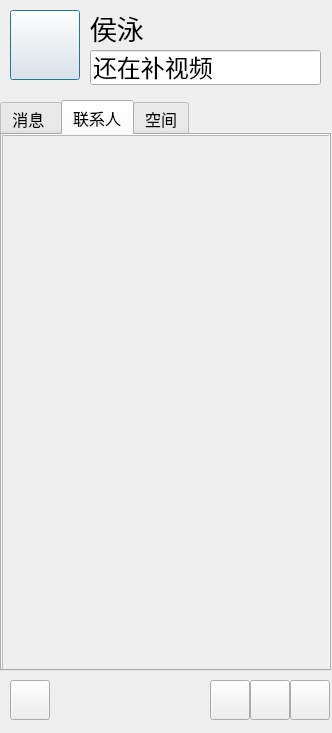
<?xml version="1.0" encoding="UTF-8"?>
<ui version="4.0">
 <class>FriendList</class>
 <widget class="QDialog" name="FriendList">
  <property name="geometry">
   <rect>
    <x>0</x>
    <y>0</y>
    <width>332</width>
    <height>733</height>
   </rect>
  </property>
  <property name="windowTitle">
   <string>FriendList</string>
  </property>
  <widget class="QPushButton" name="pb_icon">
   <property name="geometry">
    <rect>
     <x>10</x>
     <y>10</y>
     <width>70</width>
     <height>70</height>
    </rect>
   </property>
   <property name="text">
    <string/>
   </property>
   <property name="iconSize">
    <size>
     <width>70</width>
     <height>70</height>
    </size>
   </property>
  </widget>
  <widget class="QLabel" name="lb_name">
   <property name="geometry">
    <rect>
     <x>90</x>
     <y>10</y>
     <width>141</width>
     <height>35</height>
    </rect>
   </property>
   <property name="font">
    <font>
     <family>仿宋</family>
     <pointsize>20</pointsize>
    </font>
   </property>
   <property name="text">
    <string>侯泳</string>
   </property>
  </widget>
  <widget class="QLineEdit" name="le_feeling">
   <property name="geometry">
    <rect>
     <x>90</x>
     <y>50</y>
     <width>231</width>
     <height>35</height>
    </rect>
   </property>
   <property name="font">
    <font>
     <family>仿宋</family>
     <pointsize>18</pointsize>
    </font>
   </property>
   <property name="text">
    <string>还在补视频</string>
   </property>
  </widget>
  <widget class="QTabWidget" name="tabWidget">
   <property name="geometry">
    <rect>
     <x>0</x>
     <y>100</y>
     <width>331</width>
     <height>571</height>
    </rect>
   </property>
   <property name="font">
    <font>
     <family>华文中宋</family>
     <pointsize>12</pointsize>
    </font>
   </property>
   <property name="currentIndex">
    <number>1</number>
   </property>
   <widget class="QWidget" name="page_message">
    <attribute name="title">
     <string>消息 </string>
    </attribute>
   </widget>
   <widget class="QWidget" name="page_friend">
    <attribute name="title">
     <string>联系人</string>
    </attribute>
    <widget class="QScrollArea" name="scrollArea">
     <property name="geometry">
      <rect>
       <x>0</x>
       <y>0</y>
       <width>331</width>
       <height>541</height>
      </rect>
     </property>
     <property name="widgetResizable">
      <bool>true</bool>
     </property>
     <widget class="QWidget" name="scrollAreaWidgetContents">
      <property name="geometry">
       <rect>
        <x>0</x>
        <y>0</y>
        <width>329</width>
        <height>539</height>
       </rect>
      </property>
      <layout class="QVBoxLayout" name="verticalLayout">
       <item>
        <widget class="QWidget" name="wdg_list" native="true"/>
       </item>
       <item>
        <spacer name="verticalSpacer">
         <property name="orientation">
          <enum>Qt::Vertical</enum>
         </property>
         <property name="sizeHint" stdset="0">
          <size>
           <width>48</width>
           <height>502</height>
          </size>
         </property>
        </spacer>
       </item>
      </layout>
     </widget>
    </widget>
   </widget>
   <widget class="QWidget" name="page_space">
    <attribute name="title">
     <string>空间</string>
    </attribute>
   </widget>
  </widget>
  <widget class="QPushButton" name="pb_menu">
   <property name="geometry">
    <rect>
     <x>10</x>
     <y>680</y>
     <width>40</width>
     <height>40</height>
    </rect>
   </property>
   <property name="text">
    <string/>
   </property>
  </widget>
  <widget class="QPushButton" name="pb_tool1">
   <property name="geometry">
    <rect>
     <x>210</x>
     <y>680</y>
     <width>40</width>
     <height>40</height>
    </rect>
   </property>
   <property name="text">
    <string/>
   </property>
  </widget>
  <widget class="QPushButton" name="pb_tool2">
   <property name="geometry">
    <rect>
     <x>250</x>
     <y>680</y>
     <width>40</width>
     <height>40</height>
    </rect>
   </property>
   <property name="text">
    <string/>
   </property>
  </widget>
  <widget class="QPushButton" name="pb_tool3">
   <property name="geometry">
    <rect>
     <x>290</x>
     <y>680</y>
     <width>40</width>
     <height>40</height>
    </rect>
   </property>
   <property name="text">
    <string/>
   </property>
  </widget>
 </widget>
 <resources/>
 <connections/>
</ui>
